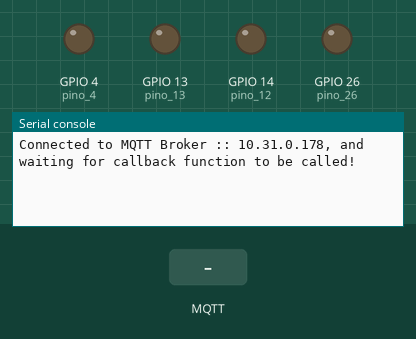
This program was run on a simulated ESP32 board running MicroPython. Parts: output pins drawn as LEDs (lit = HIGH), the last lines printed to the serial console. The test bench sets the inputs (shaded band). No MQTT or app messages arrive unless stated.

Above: at 1.3 s.
1.4 s: MQTT message "1" arrives on the first subscribed topic
At 3.3 s:
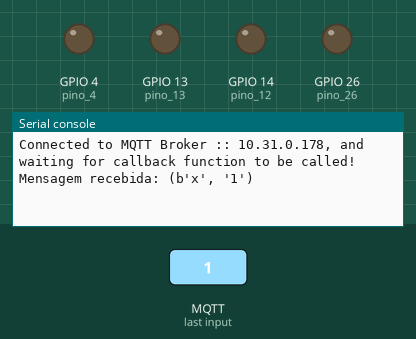
3.6 s: MQTT message "on" arrives on the first subscribed topic
At 5.1 s:
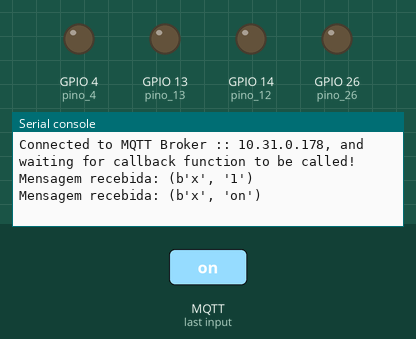
5.6 s: MQTT message "off" arrives on the first subscribed topic
At 6.6 s:
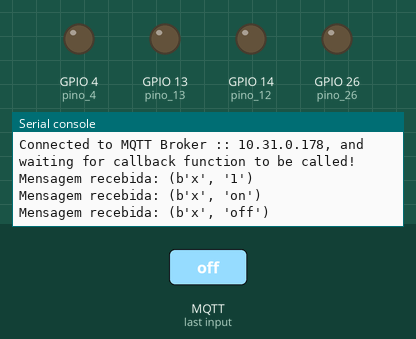

Measured:
- after the input at 1.4 s, the serial console: prints a new line after 0.75 s (image 1)
- after the input at 3.6 s, the serial console: prints a new line after 0.55 s (image 2)
- after the input at 5.6 s, the serial console: prints a new line after 0.55 s (image 3)

The program:

subscriber.py
```python
import time
import ubinascii
from umqtt.simple import MQTTClient
import machine
import json  # Importar o módulo json

last_message = None
atuador = None
tempo = None

pino_13 = machine.Pin(13, machine.Pin.OUT)
pino_4 = machine.Pin(4, machine.Pin.OUT)
pino_12 = machine.Pin(14, machine.Pin.OUT)
pino_26 = machine.Pin(26, machine.Pin.OUT)

# Default MQTT broker to connect to
MQTT_BROKER = "10.31.0.178"
PORT = 1883
CLIENT_ID = ubinascii.hexlify(machine.unique_id())

# Received messages from subscriptions will be delivered to this callback
def sub_cb(topic, msg):
    global last_message
    global atuador
    global tempo
    # Decodificar a mensagem e convertê-la em um dicionário
    if type(msg.decode()) is str:
        last_message = msg.decode()
    else:

        last_message = json.loads(msg.decode())
        atuador = last_message["atuador"]
        tempo = last_message["tempo"]
    print(f"Mensagem recebida: {(topic, last_message)}")

def reset():
    print("Resetting...")
    time.sleep(5)
    machine.reset()

def main():
    global last_message
    global atuador
    global tempo
    mqttClient = MQTTClient(CLIENT_ID, MQTT_BROKER, keepalive=60)
    mqttClient.set_callback(sub_cb)
    mqttClient.connect()
    mqttClient.subscribe("#")
    print(f"Connected to MQTT Broker :: {MQTT_BROKER}, and waiting for callback function to be called!")

    while True:
        # Non-blocking wait for message
        mqttClient.check_msg()
        # Sleep to avoid 100% CPU usage (in a real app other useful actions would be performed instead)
        time.sleep(1)

        if last_message is not None:
            # Ação do atuador
            if atuador == 1:
                pino_13.value(1)
                time.sleep(tempo)
                pino_13.value(0)
            elif atuador == 2:
                pino_4.value(1)
                time.sleep(2)
                pino_4.value(0)
            elif atuador == 3:
                pino_12.value(1)
                time.sleep(tempo)
                pino_12.value(0)
            elif atuador == 4:
                pino_26.value(1)
                time.sleep(tempo)
                pino_26.value(0)
            last_message = None

    print("Disconnecting...")
    mqttClient.disconnect()

if __name__ == "__main__":
    try:
        main()
    except OSError as e:
        print("Error: " + str(e))
        reset()
```
